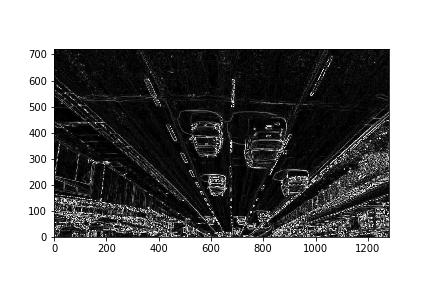
#> input picture Image Processing/edges_detected.png, 432 x 288 px
$ jupyter execute Dilation.ipynb
#> lines starting #> are read from the running program, lines starting #| are printed output that depends on the picture; after the words box and inside, x2 and y2 are one past the last pixel; in counts of white or black regions, pixels touching at a corner belong together
[cell 1]
import numpy as np
import cv2
def pad(img,shp):
	p=np.zeros((shp[0]+1,shp[1]+1))
	p[1:,1:]=np.copy(img)
	p[0,1:]=img[0]
	p[1:,0]=img[:,0]
	p[0,0]=img[0,0]
	p[-1,0]=img[-1,0]
	return p

def comp(sample,metric):
	for i in range(2):
		for j in range(2):
			if sample[i,j]==metric[i,j]:
				return True
	return False

def slice(img):
	temp=np.array(img)
	print(temp.shape)
	int_slice=np.zeros((temp.shape[0],temp.shape[1],8))
	for x in range(8):
		int_slice[:,:,x]=temp%(2)
		temp=(temp/2).astype(int)
	return int_slice

def stitch(int_slice,shp):
	out=np.zeros(shp)
	for x in range(8):
		out=out+int_slice[:,:,x]*(2**x)
	return out


img=cv2.imread('edges_detected.png',0)
#> img is the input picture: shape (288, 432); min 0, max 255, mean 138.6
shp=img.shape
#> shp = (288, 432)
temp=pad(img,shp)
#> in pad, `p[1:,1:]=np.copy(img)`:
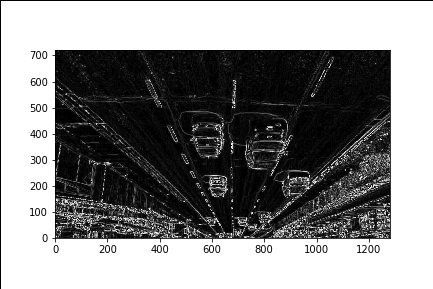
#> p: shape (289, 433) float64; min 0, max 255, mean 137.8
#> in pad, `p[1:,0]=img[:,0]`:
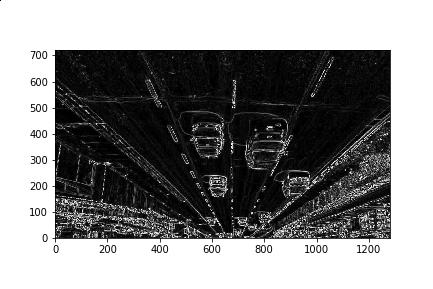
#> p: shape (289, 433) float64; min 0, max 255, mean 139.3
#> in pad, `p[0,0]=img[0,0]`: p: shape (289, 433) float64; under 0.01% of pixels changed, all inside (x1, y1, x2, y2) = (0, 0, 1, 1)
int_slice=slice(temp)
#| (289, 433)
#> the loop in slice, `for x in range(8):` made 8 passes
#> pass 1, in slice, `temp=(temp/2).astype(int)`:
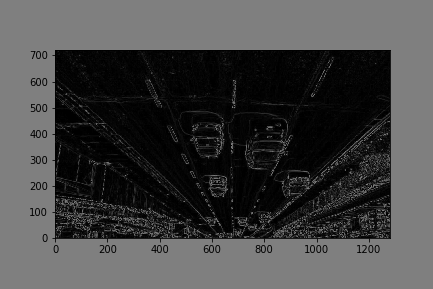
#> temp: shape (289, 433) int64; min 0, max 127, mean 69.3
#> after the loop in slice, `for x in range(8):`: temp: shape (289, 433) int64; every value is 0
struct_el=np.array([[1,1],[1,1]])
int_slice_new=np.zeros((shp[0],shp[1],8))
for x in range(8):
	for i in range(shp[0]):
		for j in range(shp[1]):
			if comp(int_slice[i:i+2,j:j+2,x],struct_el):
				int_slice_new[i,j,x]=1

out=stitch(int_slice_new,shp)
#> after the loop in stitch, `for x in range(8):`:
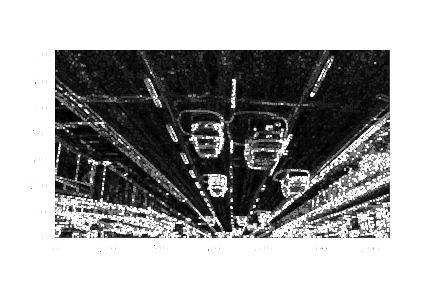
#> out: shape (288, 432) float64; min 0, max 255, mean 160
out=np.array(out, dtype = np.uint8)
print(img)
#> (printed output is left out)
print(out)
#> (printed output is left out)
cv2.imshow('image', img)
cv2.imshow('dilated', out)
cv2.waitKey(0)
cv2.destroyAllWindows()
